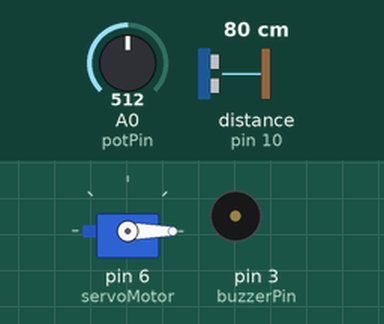
A sketch run on a simulated Arduino Uno, built with avr-gcc and run on an emulated ATmega328P. Parts: servo, buzzer (waves = sounding, pin HIGH). Wiring (inferred from the names in the program): ultrasonic range finder: trigger pin 9; echo pin 10. Inputs (shaded band) come from the test bench; at power-on: A0 (potPin) = 512, distance to the obstacle (sensor on pin 10) 80 cm. The echo pulse lasts 58.3 µs per cm; pins used as bus, display or sensor lines are not drawn.

Above: at 0.2 s.
Timing chart, 0 to 1.7 s (numbered marks = the images above):
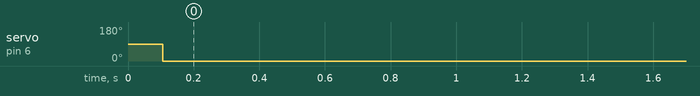

The sketch:

UltrasonicServoBuzzerControl.ino
```cpp
#include <Servo.h>

const int trigPin = 9;
const int echoPin = 10;
const int potPin = A0;
const int buzzerPin = 3;
Servo servoMotor;

long duration;
int distance;
int maxDistance;
const int BUZZER_BASE_FREQ = 500; // Frequência inicial do buzzer em Hz
unsigned long lastReadTime = 0;    // Armazena o tempo da última leitura
const int readInterval = 100;      // Intervalo de leitura em milissegundos

void setup() {
  servoMotor.attach(6);
  pinMode(trigPin, OUTPUT);
  pinMode(echoPin, INPUT);
  pinMode(buzzerPin, OUTPUT);
  Serial.begin(9600);
}

void loop() {
  // Verifica se o intervalo de tempo passou
  if (millis() - lastReadTime >= readInterval) {
    lastReadTime = millis(); // Atualiza o último tempo de leitura

    // Ler o valor do potenciômetro e definir a distância máxima entre 10 e 100 cm
    maxDistance = map(analogRead(potPin), 0, 1023, 100, 10);

    // Enviar pulso para o sensor ultrassônico
    digitalWrite(trigPin, LOW);
    delayMicroseconds(2);
    digitalWrite(trigPin, HIGH);
    delayMicroseconds(10);
    digitalWrite(trigPin, LOW);

    // Calcular a duração do pulso de retorno
    duration = pulseIn(echoPin, HIGH);

    // Calcular a distância em centímetros
    distance = duration * 0.034 / 2;

    // Verificar se o objeto está dentro da distância máxima ajustada
    if (distance > 0 && distance <= maxDistance) {
      // Ajuste proporcional para o ângulo do servo, com base em maxDistance
      int servoAngle = map(distance, 0, maxDistance, 180, 0);
      servoAngle = constrain(servoAngle, 0, 180); // Limita entre 0 e 180 graus
      servoMotor.write(servoAngle);

      // Calcular frequência do buzzer usando a constante de base e distância direta
      int buzzerFrequency = BUZZER_BASE_FREQ + (int)((2000 - BUZZER_BASE_FREQ) * ((float)(maxDistance - distance) / maxDistance));
      buzzerFrequency = constrain(buzzerFrequency, BUZZER_BASE_FREQ, 2000); // Limita a frequência entre 500 e 2000 Hz
      tone(buzzerPin, buzzerFrequency, 100);

      // Exibir informações no Serial Monitor
      Serial.print("Distância: ");
      Serial.print(distance);
      Serial.print(" cm | Ângulo do Servo: ");
      Serial.print(servoAngle);
      Serial.print("° | Frequência do Buzzer: ");
      Serial.println(buzzerFrequency);
    } else {
      // Quando fora do alcance, reseta o servo e o buzzer
      servoMotor.write(0);
      noTone(buzzerPin);
    }
  }
}
```

Measured:
- by itself, servo on pin 6 (servoMotor): 90° → 0° at 0.11 s
